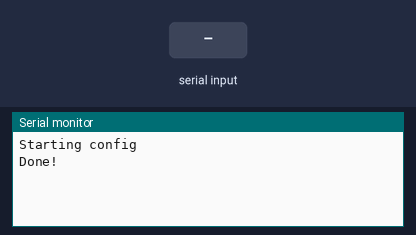
This sketch was run on a simulated Arduino Uno, built with avr-gcc and run on an emulated ATmega328P. Parts: the last lines printed to the serial monitor. The inputs (shaded band) are chosen by the test bench. The modem accepts every AT command (registered, SIM ready, sends succeed) and sends nothing else.

Above: at 7.2 s.
7.3 s: "1\n" received over Serial
At 8.4 s:
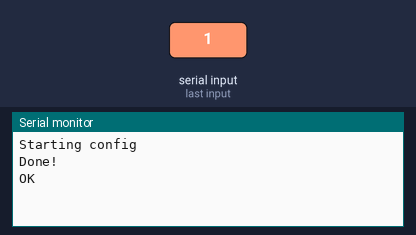
8.8 s: "1\n" received over the second serial link
At 9.4 s:
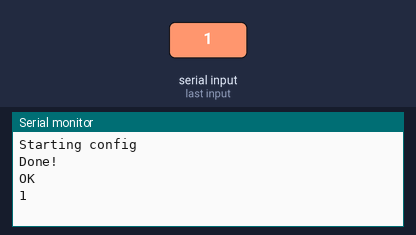
10.3 s: "0\n" received over the second serial link
At 11.7 s:
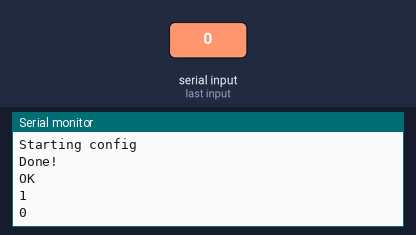

The sketch:

BT_Config.ino
```cpp
#define ROBOT_NAME "JSBT"

// If you haven't configured your device before use this
//#define BLUETOOTH_SPEED 9600
// If you are modifying your existing configuration, use this:
#define BLUETOOTH_SPEED 57600

#include <SoftwareSerial.h>

// Swap RX/TX connections on bluetooth chip
//   Pin 10 --> Bluetooth TX
//   Pin 11 --> Bluetooth RX
SoftwareSerial mySerial(9, 10); // RX, TX


/*
  The posible baudrates are:
    AT+BAUD1-------1200
    AT+BAUD2-------2400
    AT+BAUD3-------4800
    AT+BAUD4-------9600 - Default for hc-06
    AT+BAUD5------19200
    AT+BAUD6------38400
    AT+BAUD7------57600 - Johnny-five speed
    AT+BAUD8-----115200
    AT+BAUD9-----230400
    AT+BAUDA-----460800
    AT+BAUDB-----921600
    AT+BAUDC----1382400
*/


void setup()
{
  Serial.begin(9600);

  Serial.println("Starting config");
  mySerial.begin(BLUETOOTH_SPEED);
  delay(1000);

  // Should respond with OK
  mySerial.print("AT");
  waitForResponse();

  // Should respond with its version
  mySerial.print("AT+VERSION");
  waitForResponse();

  // Set pin to 0000
  mySerial.print("AT+PIN1234");
  waitForResponse();

  // Set the name to ROBOT_NAME
  mySerial.print("AT+NAME");
  mySerial.print(ROBOT_NAME);
  waitForResponse();

  // Set baudrate to 57600
  mySerial.print("AT+BAUD7");
  waitForResponse();

  Serial.println("Done!");
}

void waitForResponse() {
    delay(1000);
    while (mySerial.available()) {
      Serial.write(mySerial.read());
    }
    Serial.write("\n");
}

void loop() {
  if(mySerial.available())
  {
    Serial.write(mySerial.read());
  }

  if(Serial.available())
  {
     mySerial.write(Serial.read());
  }
}
```

Measured:
- after the input at 7.3 s, the serial monitor: prints a new line at once (image 1)
- after the input at 8.8 s, the serial monitor: prints a new line at once (image 2)
- after the input at 10.3 s, the serial monitor: prints a new line at once (image 3)
